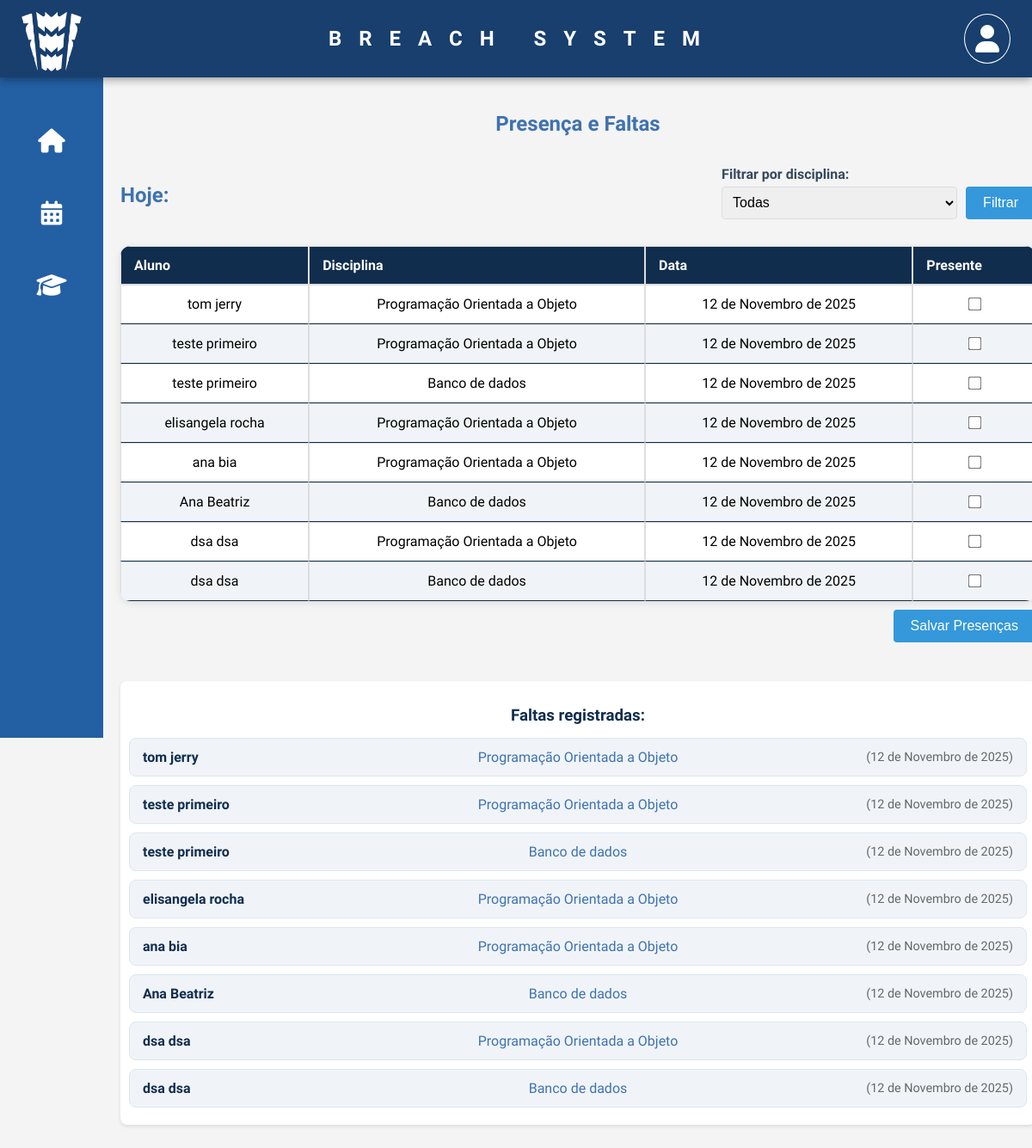
Screenshot of /dashboard/presenca_professor/ (signed in) with the database file from the repository.
### alunos/models.py (models this page shows, shortened)
class Disciplina(models.Model):
    nome = models.CharField(max_length=100)

class Presenca(models.Model):
    aluno = models.ForeignKey('Aluno', on_delete=models.CASCADE)
    disciplina = models.ForeignKey('Disciplina', on_delete=models.CASCADE)
    data = models.DateField(default=timezone.now)
    presente = models.BooleanField(default=False)
    class Meta:
        unique_together = ('aluno', 'disciplina', 'data')

### alunos/views.py (the view)
# urls.py: path('dashboard/presenca_professor/', views.presenca_professor_view, name='presenca_professor'),
@login_required
def presenca_professor_view(request):
    hoje = timezone.now().date()
    disciplina_filtro = request.GET.get('disciplina', 'todas')
    disciplinas = Disciplina.objects.all().order_by('nome')
    if disciplina_filtro == 'todas':
        alunos = Aluno.objects.prefetch_related('disciplinas').all()
    else:
        alunos = Aluno.objects.prefetch_related('disciplinas').filter(disciplinas__nome=disciplina_filtro)
    registros = []
    faltas_hoje = []
    for aluno in alunos:
        for disciplina in aluno.disciplinas.all():
            if disciplina_filtro != 'todas' and disciplina.nome != disciplina_filtro:
                continue
            presenca, _ = Presenca.objects.get_or_create(
                aluno=aluno, disciplina=disciplina, data=hoje
            )
            if request.method == 'POST':
                checkbox_name = f'presente_{presenca.id}'
                presenca.presente = checkbox_name in request.POST
                presenca.save()
            registros.append({
                "id": presenca.id,
                "aluno": aluno.user.get_full_name(),
                "disciplina": disciplina.nome,
                "data": presenca.data,
                "presente": presenca.presente,
            })
            if not presenca.presente:
                faltas_hoje.append({
                    "aluno": aluno.user.get_full_name(),
                    "disciplina": disciplina.nome,
                    "data": hoje
                })
    if request.method == 'POST':
        messages.success(request, 'Presenças atualizadas com sucesso!')
    return render(request, 'alunos/presenca_professor.html', {
        "registros": registros,
        "disciplinas": disciplinas,
        "disciplina_filtro": disciplina_filtro,
        "faltas_hoje": faltas_hoje,
    })

### alunos/templates/alunos/presenca_professor.html (shortened to what this page needs)
{% extends 'base_professor.html' %}
{% block content %}
<div class="dashboard-container">
        <div class="dashboard-actions">
            <div>
                <h2>Presença e Faltas</h2>
            </div>
        </div>
        <div class="headerTabela">
            <h2>Hoje:</h2>
            <article>
                <form method="get">
                    <label for="disciplina">Filtrar por disciplina:</label>
                    <div class="aux">
                        <select name="disciplina" id="disciplina">
                            <option value="todas" {% if disciplina_filtro == 'todas' %}selected{% endif %}>Todas</option>
                        </select>
                        <button type="submit" class="btn">Filtrar</button>
                    </div>
                </form>
            </article>
        </div>
        <form method="post" action="{% url 'presenca_professor' %}">
            <table class="tabela-presenca">
                <thead>
                    <tr>
                        <th>Aluno</th>
                        <th>Disciplina</th>
                        <th>Data</th>
                        <th>Presente</th>
                    </tr>
                </thead>
                <tbody>
                    {% for registro in registros %}
                    <tr>
                        <td>{{ registro.aluno }}</td>
                        <td>{{ registro.disciplina }}</td>
                        <td>{{ registro.data }}</td>
                        <td>
                            <input type="checkbox" name="presente_{{ registro.id }}" {% if registro.presente %}checked{% endif %}>
                        </td>
                    </tr>
                    {% empty %}
                    <tr>
                        <td colspan="4" style="text-align:center;">Nenhum registro encontrado</td>
                    </tr>
                    {% endfor %}
                </tbody>
            </table>
            <div class="footerTabela">
                <button type="submit" class="btnSalvar">Salvar Presenças</button>
            </div>
        </form>
        {% if faltas_hoje %}
        <div class="faltas-container">
            <h3>Faltas registradas:</h3>
            <ul class="faltas-lista">
                {% for falta in faltas_hoje %}
                    <li class="falta-item">
                        <span class="falta-aluno">{{ falta.aluno }}</span>
                        <span class="falta-disciplina">{{ falta.disciplina }}</span>
                        <span class="falta-data">({{ falta.data }})</span>
                    </li>
                {% endfor %}
            </ul>
        </div>
        {% endif %}
    </div>
{% endblock %}

### alunos/static/css/style.css (style rules this page uses)
h1, h2 { color: #2c3e50; margin-bottom: 20px; text-align: center; }
form { max-width: 600px; }
label { display: block; margin-bottom: 5px; color: #34495e; font-weight: bold; }
input[type="text"], input[type="password"], input[type="email"], input[type="number"], select { width: 100%; padding: 8px; border: 1px solid #ddd; border-radius: 4px; font-size: 16px; }
button { background-color: #3498db; color: white; padding: 10px 20px; border: none; border-radius: 4px; cursor: pointer; font-size: 16px; transition: background-color 0.3s; }
table { width: 100%; border-collapse: collapse; margin-top: 20px; }
th, td { padding: 12px; text-align: left; border-bottom: 1px solid #ddd; }
th { background-color: #f8f9fa; font-weight: bold; }

### alunos/templates/alunos/presenca_professor.html (style rules this page uses)
.dashboard-actions { display: flex; width: 100%; justify-content: space-between !important; align-items: center; text-align: center; flex-direction: row !important; }
.dashboard-actions div:nth-child(1) { display: flex; width: 100%; flex-direction: row; justify-content: center; align-items: center; }
.tabela-presenca { width: 100%; border-collapse: collapse; margin-top: 10px; }
form { width: 100%; max-width: none !important; }
.btnSalvar { max-width: 200px; }
.tabela-presenca th, .tabela-presenca td { border: 1px solid #ddd; padding: 8px; }
.tabela-presenca { width: 100%; border-collapse: separate; border-spacing: 0; border-radius: 12px; overflow: hidden; box-shadow: 0 2px 8px rgba(0,0,0,0.1); }
.tabela-presenca th, .tabela-presenca td { padding: 12px 15px; text-align: left; }
.tabela-presenca thead th { background-color: #112D4E; color: #FFFFFF; font-weight: bold; }
.tabela-presenca tbody tr:nth-child(even) { background-color: #f0f4f8; }
.tabela-presenca td input[type="checkbox"] { transform: scale(1.2); cursor: pointer; }
.tabela-presenca tbody { background-color: #FFFFFF; border: 2px solid #112D4E; border-radius: 0 0 12px 12px; }
.tabela-presenca tbody td { padding: 12px 15px; text-align: center; border-bottom: 1px solid #112D4E; }
.footerTabela { display: flex; justify-content: flex-end; margin-top: 10px; }
.faltas-container { margin-top: 30px; background: #fff; padding: 10px; border-radius: 8px; box-shadow: 0 2px 4px rgba(0, 0, 0, 0.1); }
.faltas-container h3 { margin-bottom: 15px; color: #112D4E; text-align: center; font-weight: 600; }
.faltas-lista { list-style: none; margin: 0; padding: 0; }
.falta-item { display: flex; justify-content: space-between; align-items: center; background-color: #f0f4f8; padding: 12px 15px; border-radius: 8px; margin-bottom: 10px; border: 1px solid #dbe6f1; transition: background-color 0.2s, transform 0.2s; }
.falta-aluno { font-weight: 600; color: #112D4E; flex: 1; }
.falta-disciplina { flex: 1; text-align: center; color: #3f72af; }
.falta-data { flex: 1; text-align: right; color: #666; font-size: 0.9em; }

### rows the page displays
Disciplina: disciplina "Programação Orientada a Objeto" "Programação Orientada a Objeto" "Programação Orientada a Objeto" "Programação Orientada a Objeto" "Programação Orientada a Objeto", disciplina "Programação Orientada a Objeto" "Programação Orientada a Objeto" "Programação Orientada a Objeto" "Programação Orientada a Objeto" "Programação Orientada a Objeto"
Presenca: data "12 de Novembro de 2025"
Presenca: data "12 de Novembro de 2025"
Disciplina: disciplina "Banco de dados" "Banco de dados" "Banco de dados", disciplina "Banco de dados" "Banco de dados" "Banco de dados"
Presenca: data "12 de Novembro de 2025"
Presenca: data "12 de Novembro de 2025"
Presenca: data "12 de Novembro de 2025"
Presenca: data "12 de Novembro de 2025"
Presenca: data "12 de Novembro de 2025"
Presenca: data "12 de Novembro de 2025"

### other values shown
{{ registro.aluno }} "tom jerry" "teste primeiro" "teste primeiro" "elisangela rocha" "ana bia" "Ana Beatriz" "dsa dsa" "dsa dsa"
{{ falta.aluno }} "tom jerry" "teste primeiro" "teste primeiro" "elisangela rocha" "ana bia" "Ana Beatriz" "dsa dsa" "dsa dsa"
{{ falta.data }} "12 de Novembro de 2025" "12 de Novembro de 2025" "12 de Novembro de 2025" "12 de Novembro de 2025" "12 de Novembro de 2025" "12 de Novembro de 2025" "12 de Novembro de 2025" "12 de Novembro de 2025"
